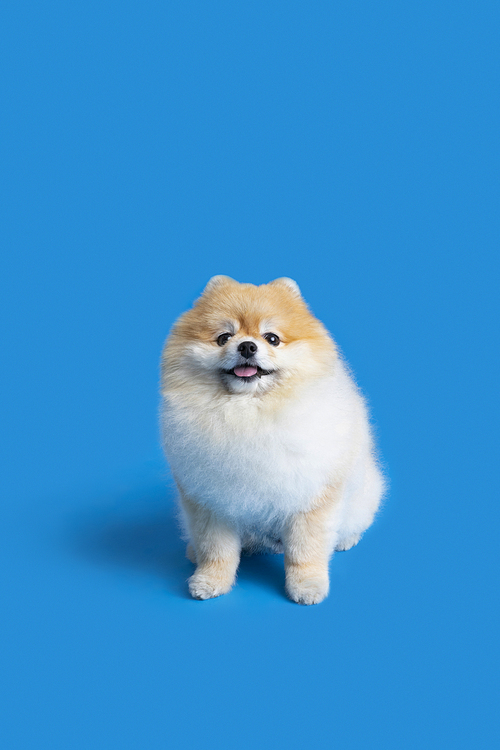
#> input picture img/dog.jpg, 500 x 750 px, found by its file name
$ python CV-2-1_test.py
#> lines starting #> are read from the running program, lines starting #| are printed output that depends on the picture
import cv2 as cv
import sys
import numpy as np
import matplotlib.pyplot as plt

# dog 이미지 불러와서 히스토그램 출력하기
img = cv.imread("./img/dog.jpg")
#> img is the input picture: shape (750, 500, 3); mean B, G, R 208.5, 146.7, 59.3

h = cv.calcHist([img] , [1] , None, [256] , [0,256])
#> h = 256 values, max 81466 at index 141, min 0 at index 251, mean 1464.8
plt.plot(h, color='r' , linewidth=1)
plt.show()
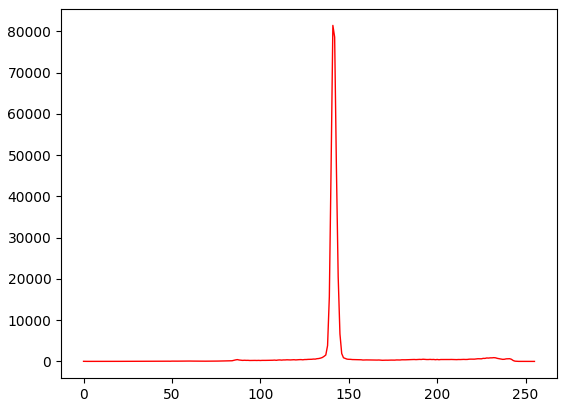
#> figure drawn by matplotlib, 1 panel; curve peaks at x = 141, y = 81466

# dog 이미지의 중앙 아래 부분, Upper Left 부분 이미지 출력하기
UpperLeft_img = img[0:img.shape[0]//2 , 0:img.shape[1]//2]
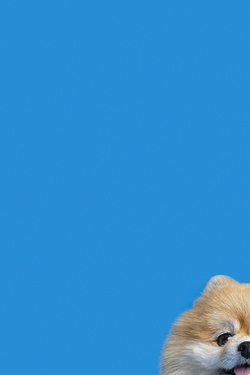
#> UpperLeft_img: shape (375, 250, 3); mean B, G, R 208.2, 141.9, 48.1
BottomCenter_img = img[img.shape[0]//2: , img.shape[1]//4 : 3*img.shape[1]//4]
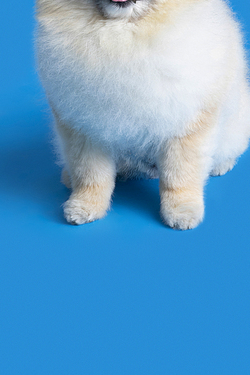
#> BottomCenter_img: shape (375, 250, 3); mean B, G, R 202.6, 159, 97.6

cv.imshow("Original Image" , img)
cv.imshow("Upper Left Image" , UpperLeft_img)
cv.imshow("Bottom Center Image" , BottomCenter_img)
cv.waitKey()
cv.destroyAllWindows()

# R,G,B 채널별로 이미지 띄우기
cv.imshow("Red Channel" , img[:,:,2])
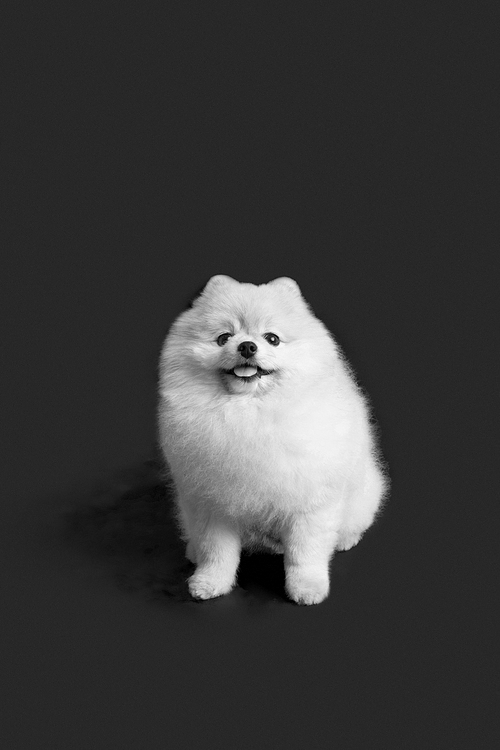
#> window 'Red Channel': shape (750, 500); min 0, max 255, mean 59.3
cv.imshow("Green Channel" , img[:,:,1])
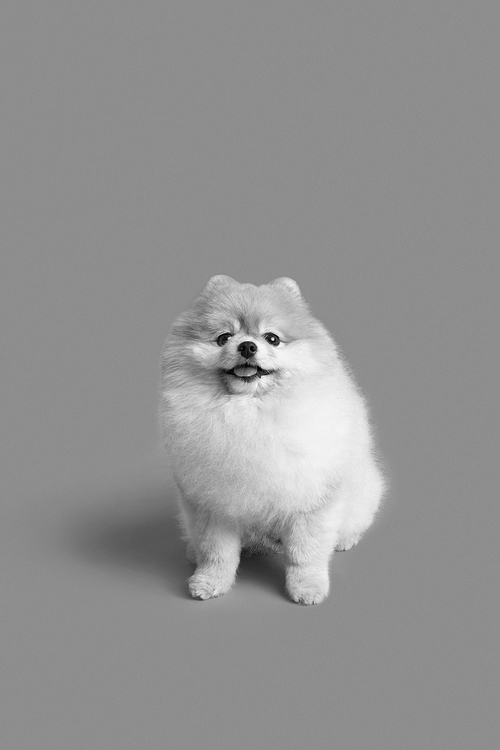
#> window 'Green Channel': shape (750, 500); min 0, max 252, mean 146.7
cv.imshow("Blue Channel" , img[:,:,0])
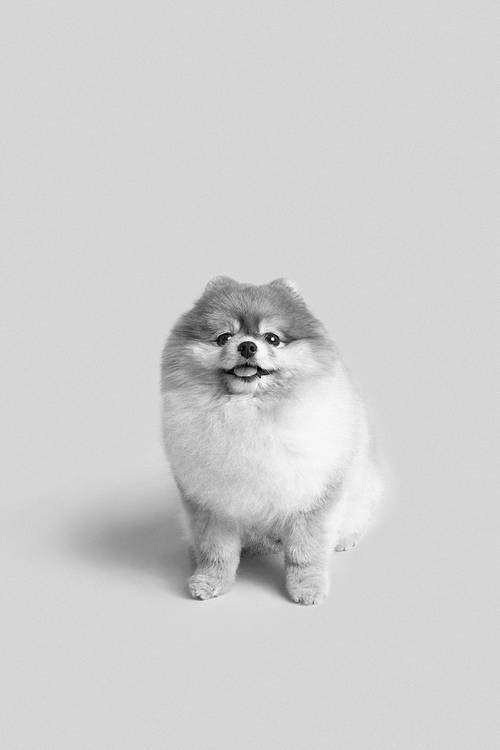
#> window 'Blue Channel': shape (750, 500); min 0, max 255, mean 208.5
cv.waitKey()
cv.destroyAllWindows()
